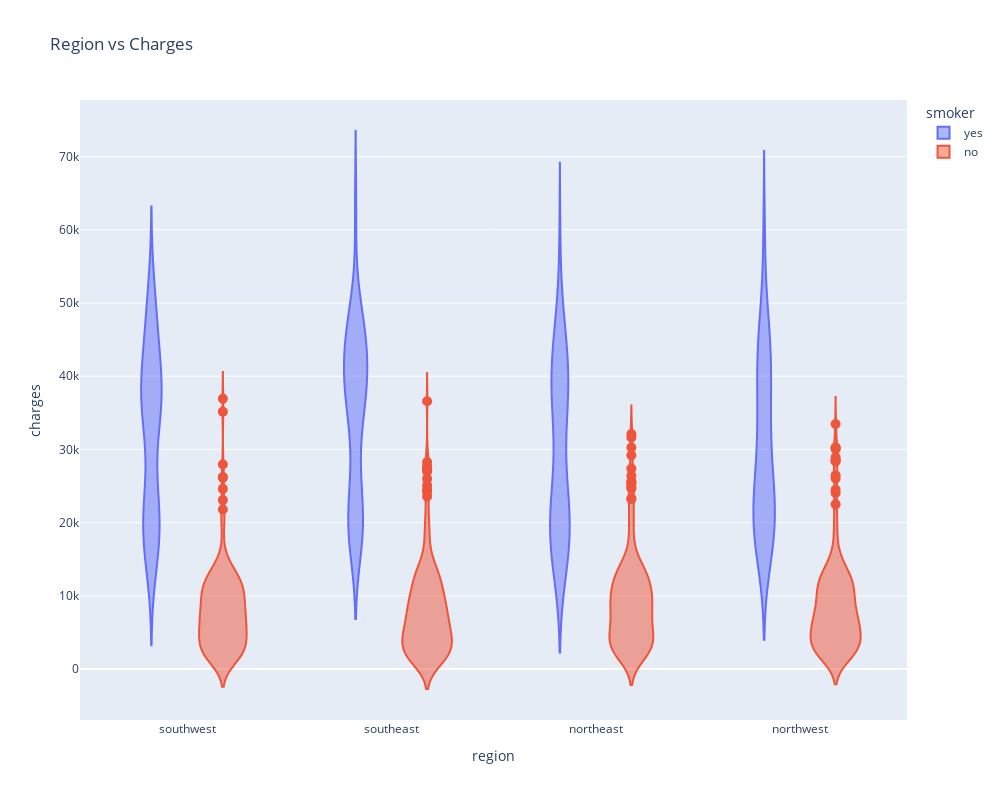

Source (notebook cell):
### Code cell
fig = px.violin(medical_df,
                 x = 'region',
                 y = 'charges',
                 color = 'smoker',
                 # opacity = 0.8, 
                 hover_data = ['sex'],
                 title = 'Region vs Charges',
                 width = 1000,
                 height = 800,)
fig.update_traces(marker_size = 10)
# fig.show()

### Figure 1 — Plotly figure (JSON) as saved in the notebook; plotly's stock layout.template omitted (floating-point values rounded to 4 significant figures; data arrays with more than 128 entries replaced by an {"elided": "..."} marker saying what was removed)
{"data": [{"alignmentgroup": "True", "box": {"visible": false}, "customdata": {"elided": "274x1 str values"}, "hovertemplate": "smoker=yes<br>region=%{x}<br>charges=%{y}<br>sex=%{customdata[0]}<extra></extra>", "legendgroup": "yes", "marker": {"color": "#636efa", "size": 10}, "name": "yes", "offsetgroup": "yes", "orientation": "v", "scalegroup": "True", "showlegend": true, "type": "violin", "x": {"elided": "274 str values"}, "x0": " ", "xaxis": "x", "y": {"elided": "274 float values"}, "y0": " ", "yaxis": "y"}, {"alignmentgroup": "True", "box": {"visible": false}, "customdata": {"elided": "1064x1 str values"}, "hovertemplate": "smoker=no<br>region=%{x}<br>charges=%{y}<br>sex=%{customdata[0]}<extra></extra>", "legendgroup": "no", "marker": {"color": "#EF553B", "size": 10}, "name": "no", "offsetgroup": "no", "orientation": "v", "scalegroup": "True", "showlegend": true, "type": "violin", "x": {"elided": "1064 str values"}, "x0": " ", "xaxis": "x", "y": {"elided": "1064 float values"}, "y0": " ", "yaxis": "y"}], "layout": {"height": 800, "legend": {"title": {"text": "smoker"}, "tracegroupgap": 0}, "title": {"text": "Region vs Charges"}, "violinmode": "group", "width": 1000, "xaxis": {"anchor": "y", "autorange": true, "domain": [0, 1], "range": [-0.5247, 3.525], "title": {"text": "region"}, "type": "category"}, "yaxis": {"anchor": "x", "autorange": true, "domain": [0, 1], "range": [-6968.0, 77740.0], "title": {"text": "charges"}, "type": "linear"}}}
